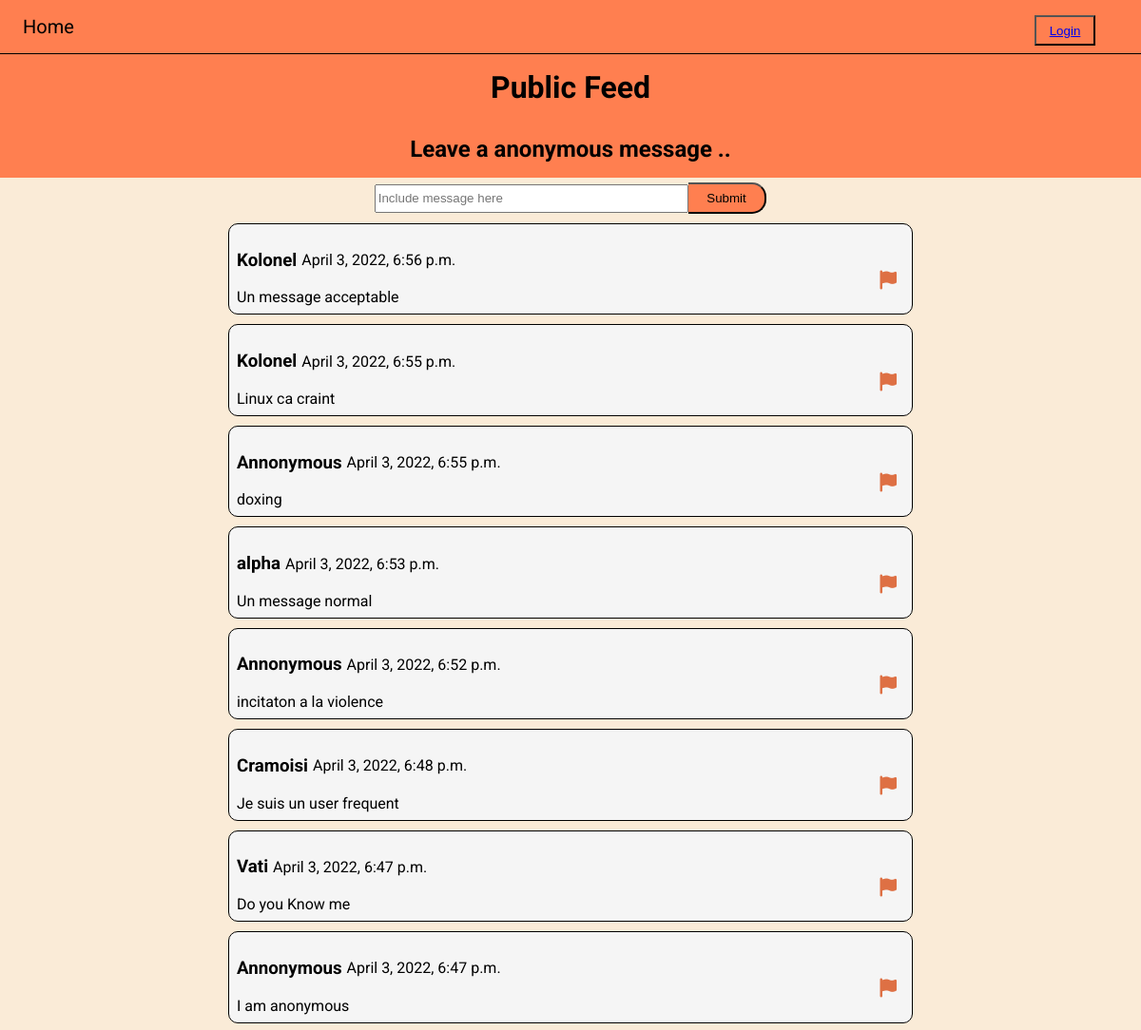
Before: / (upper part) with the older database file.
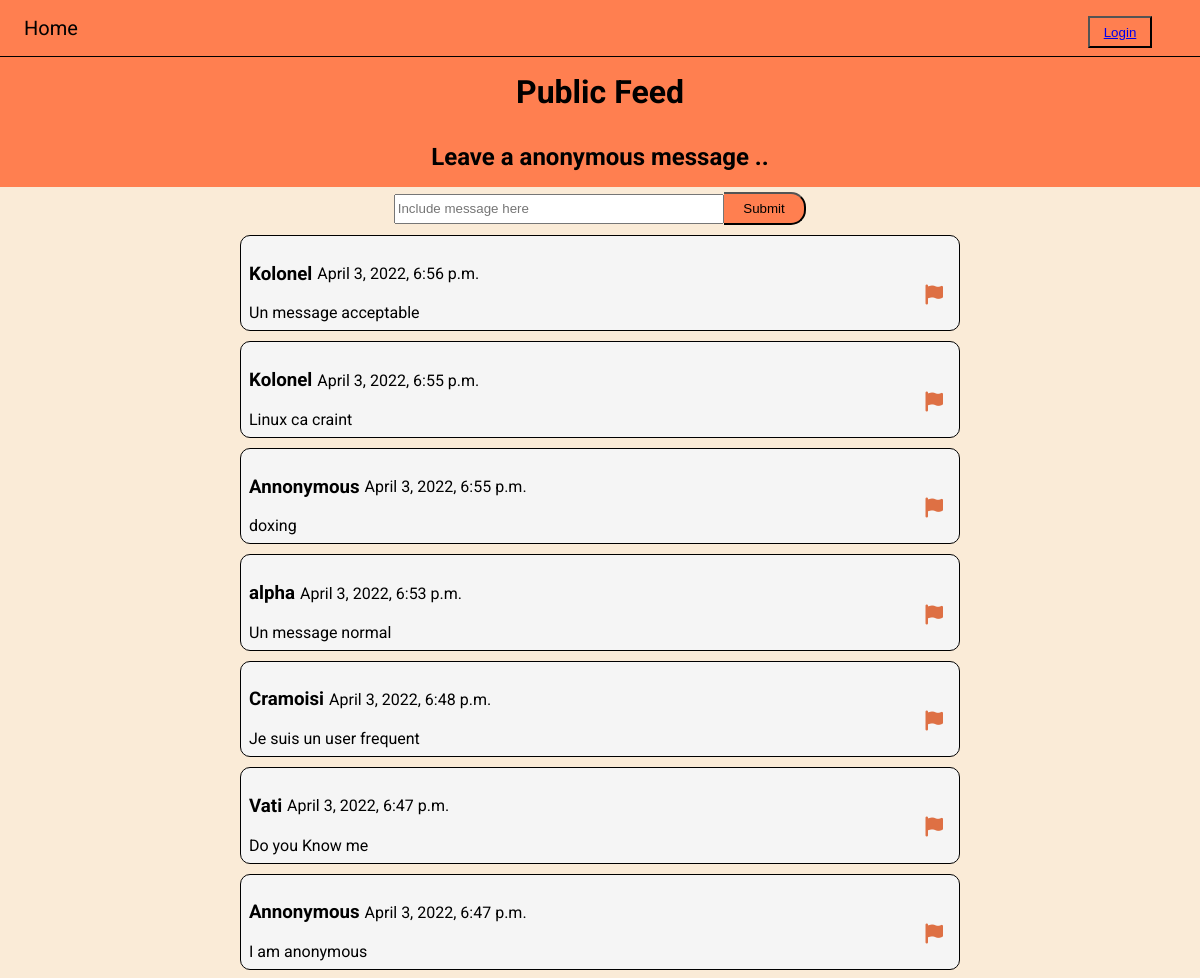
After: the same page with the newer database file.
### feedapp/models.py (models this page shows, shortened)
class Post(models.Model):
    user=models.ForeignKey(settings.AUTH_USER_MODEL, on_delete=models.CASCADE)
    text=models.CharField(max_length=280)
    date_posted=models.DateTimeField(auto_now_add=True)
    reported=models.BooleanField(default=False)
    hidden=models.BooleanField(default=False)
    date_hiden=models.DateTimeField(blank=True,null=True)
    hidden_by=models.ForeignKey(settings.AUTH_USER_MODEL,
        on_delete=models.CASCADE,
        blank=True,
        null=True,
        related_name='Mod Who Hide+')
    class Meta:
        permissions = [('can_hide_post', 'Can hide post')]

class User(AbstractUser):
    tel=models.CharField(max_length=30)
    pass

### feedapp/views.py (the view)
# urls.py: path('',index_view,name='index'),
def index_view(request,pk='',*args, **kwargs):
    template_name='feedapp/index.html'
    is_mod=False
    if request.user.is_authenticated:
        current_user=get_object_or_404(User,id=request.user.id)
        if is_moderator(request.user):
            is_mod=True
        user={
            'username':request.user.username,
            'id':request.user.id,
            'ismod':is_mod,
        }
    else:
        user={
            'username':'',
            'id':22,
            'ismod':False,
        }
    form=PostMsgForm(request.POST or None)
    posts=Post.objects.filter(hidden=False).order_by('-date_posted').all()
    if form.is_valid():
        Post.objects.create(text=form.cleaned_data['text'],user=User.objects.get(id=user['id']))
    else:
        form=PostMsgForm()
    context={
        'username':user['username'],
        'form':form,
        'ismod':user['ismod'],
        'posts':posts,
    }
    return render(request, template_name,context)

### feedapp/forms.py
class PostMsgForm(forms.Form):
    text=forms.CharField(
        max_length=255,
        required=True,
        label='',
        widget=forms.TextInput(
            attrs={
                'placeholder':'Include message here',
                'type':'input',
                'class':'message',
            }
        )
    )

### feedapp/templates/feedapp/index.html (shortened to what this page needs)
{% extends 'base.html' %}
    {% block main_title %}Public Feed{% endblock main_title %}
    {% block sub_title %}
        {% if user.username %}
            Leave a message {{ user.username }}
        {% else %}
            Leave a anonymous message ..
        {% endif %}
    {% endblock sub_title %}
    {% block content %}
        <div class="feed-container">
            {% include 'feedapp/postform.html' %}
            {%include 'feedapp/listpost.html' %}
    {% endblock %}

### feedapp/templates/feedapp/listpost.html (shortened to what this page needs)
<div class="contain-feed">
    {% for post in posts  %}
		{% if not post.hidden %}
			<div class="feed">
				<div class="message-header">
					<h3 class="message-title">
						{{post.user}}
					</h3>
					<p class="message-head-info">{{ post.date_posted }}</p>
				</div>
				<div class="message">
					{{ post.text }}
				</div>
				<button title="Report" class="report" id="{{ post.id }}" ><i class="fa-solid fa-flag"></i></button>
			</div>
		{% endif %}
	{% endfor %}

Changed rows visible on the page:
no longer on this page (row edited): Post: user "Annonymous", date_posted "April 3, 2022, 6:52 p.m.", text "incitaton a la violence"
